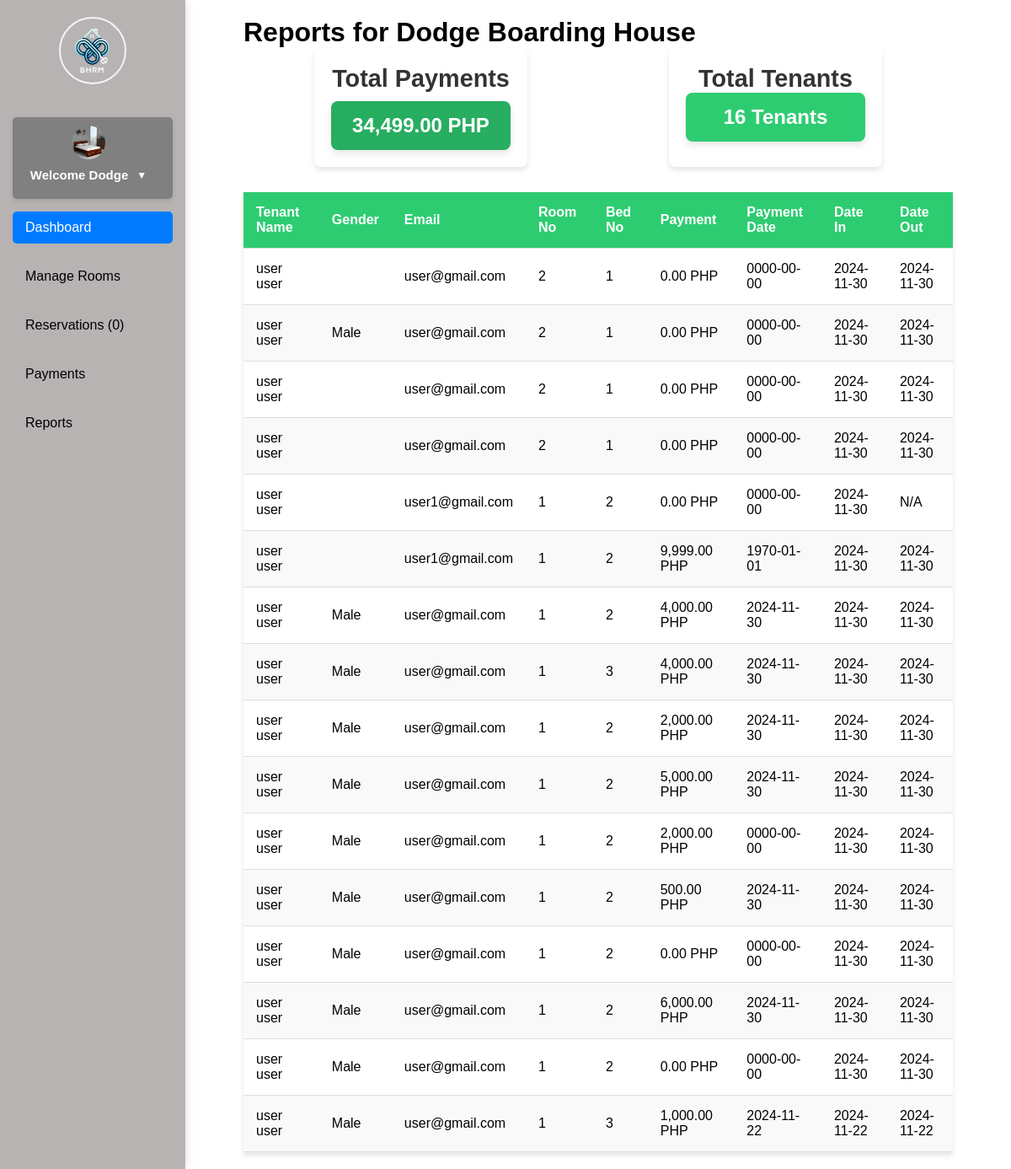
Screenshot of /reports.php (signed in) with the database file from the repository.
### tables this page shows
CREATE TABLE `users` (
  `id` int(11) NOT NULL,
  `image` varchar(255) NOT NULL,
  `fname` varchar(50) NOT NULL,
  `lname` varchar(50) NOT NULL,
  `uname` varchar(50) NOT NULL,
  `pass` varchar(50) NOT NULL,
  `role` varchar(50) NOT NULL,
  `hname` varchar(255) NOT NULL
);

CREATE TABLE `reports` (
  `id` int(255) NOT NULL,
  `fname` varchar(255) NOT NULL,
  `lname` varchar(255) NOT NULL,
  `gender` varchar(255) NOT NULL,
  `email` varchar(255) NOT NULL,
  `payment` int(255) NOT NULL,
  `pay_date` date DEFAULT NULL,
  `date_in` date DEFAULT NULL,
  `date_out` date DEFAULT NULL,
  `room_no` int(255) NOT NULL,
  `bed_no` int(255) NOT NULL,
  `hname` varchar(255) NOT NULL,
  `owner` varchar(255) NOT NULL
);

### reports.php (the view, shortened to what this page needs)
<?php
include('php/connection.php');
$hname = $_SESSION['hname'];
$totalPaymentsQuery = "SELECT SUM(payment) AS total_payments
                       FROM reports
                       WHERE hname = '$hname' AND pay_date IS NOT NULL";
$totalPaymentsResult = mysqli_query($conn, $totalPaymentsQuery);
$totalPayments = mysqli_fetch_assoc($totalPaymentsResult)['total_payments'];
$totalTenantsQuery = "SELECT COUNT(*) AS total_tenants
                      FROM reports
                      WHERE hname = '$hname'";
$totalTenantsResult = mysqli_query($conn, $totalTenantsQuery);
$totalTenants = mysqli_fetch_assoc($totalTenantsResult)['total_tenants'];
$reportQuery = "SELECT * FROM reports WHERE hname = '$hname' ORDER BY date_in DESC";
$reportResult = mysqli_query($conn, $reportQuery);
?>
<!DOCTYPE html>
<html lang="en">
<head>
</head>
<body>
    <?php include 'navigationbar.php'; ?>
    <div class="container">
        <h1>Reports for <?php echo $hname; ?></h1>
        <div class="summary">
            <div class="card">
                <h3>Total Payments</h3>
                <p class="total-amount"><?php echo number_format($totalPayments, 2); ?> PHP</p>
            </div>
            <div class="card">
                <h3>Total Tenants</h3>
                <p><?php echo $totalTenants; ?> Tenants</p>
            </div>
        </div>
        <table class="report-table">
            <thead>
                <tr>
                    <th>Tenant Name</th>
                    <th>Gender</th>
                    <th>Email</th>
                    <th>Room No</th>
                    <th>Bed No</th>
                    <th>Payment</th>
                    <th>Payment Date</th>
                    <th>Date In</th>
                    <th>Date Out</th>
                </tr>
            </thead>
            <tbody>
                <?php while ($report = mysqli_fetch_assoc($reportResult)) { ?>
                    <tr>
                        <td><?php echo $report['fname'] . ' ' . $report['lname']; ?></td>
                        <td><?php echo $report['gender']; ?></td>
                        <td><?php echo $report['email']; ?></td>
                        <td><?php echo $report['room_no']; ?></td>
                        <td><?php echo $report['bed_no']; ?></td>
                        <td><?php echo number_format($report['payment'], 2); ?> PHP</td>
                        <td><?php echo $report['pay_date'] ?: 'N/A'; ?></td>
                        <td><?php echo $report['date_in']; ?></td>
                        <td><?php echo $report['date_out'] ?: 'N/A'; ?></td>
                    </tr>
                <?php } ?>
            </tbody>
        </table>
    </div>
</body>
</html>

### navigationbar.php (shortened to what this page needs)
<!DOCTYPE html>
<html lang="en">
<head>
</head>
<body>
    <?php
        if(!empty($_SESSION['uname'])){
            $uname = $_SESSION['uname'];
            $query = "select * from users where uname = '$uname'";
            $result = mysqli_query($conn, $query);
            $fetch = mysqli_fetch_assoc($result);
        }
        $hname = $_SESSION['hname'];
        $query = "SELECT COUNT(*) AS new_reservations FROM reservation WHERE hname = '$hname' AND res_stat = 'Pending'";
        $result = mysqli_query($conn, $query);
        $row = mysqli_fetch_assoc($result);
        $newReservations = $row['new_reservations'];
    ?>
<!DOCTYPE html>
<html lang="en">
<head>
</head>
<body>
    <nav class="navbar">
        <a class="navbar-brand" href="#">
            <img src="/bhrm-main/images/logo.png" alt="Logo">
        </a>
        <ul class="nav-links">
            <div class="li-background">
                <li class="dropdown">
                    <img src="<?php echo $fetch['image']?>" alt="Profile">
                </li>
                <li class="dropdown">
                    <div class="dropdown-toggle">
                        <span class="username"> Welcome <?php echo $fetch['fname']; ?></span>
                        <span>▼</span>
                    </div>
                </li>
            </div>
            <li><a class="nav-link active" href="dashboard.php">Dashboard</a></li>
            <li><a class="nav-link" href="manageroom.php">Manage Rooms</a></li>
            <li><a class="nav-link" href="managereservation.php">Reservations  (<?php echo $newReservations; ?>) </span></a></li>
            <li><a class="nav-link" href="payment.php">Payments</a></li>
            <li><a class="nav-link" href="reports.php">Reports</a></li>
        </ul>
    </nav>
</body>
</html>

### reports.php (style rules this page uses)
* { margin: 0; padding: 0; box-sizing: border-box; font-family: sans-serif; }
body { margin: 0; font-family: Arial, sans-serif; margin-left: 220px; }
.container { width: 90%; max-width: 1200px; margin: 0 auto; padding: 20px; }
.summary { display: flex; justify-content: space-around; margin-bottom: 30px; }
.card { background-color: #fff; padding: 20px; border-radius: 8px; box-shadow: 0 4px 6px rgba(0, 0, 0, 0.1); text-align: center; width: 30%; transition: transform 0.3s ease-in-out; }
.card h3 { font-size: 1.8em; color: #333; font-weight: bold; }
.card .total-amount { font-size: 2em; font-weight: bold; color: #fff; background-color: #2ecc71; padding: 10px; border-radius: 8px; margin-top: 10px; box-shadow: 0 4px 6px rgba(0, 0, 0, 0.1); }
.card p { font-size: 1.2em; font-weight: bold; color: #2ecc71; }
.card .total-amount, .card p { font-size: 1.5em; font-weight: bold; color: #fff; background-color: #2ecc71; padding: 15px; border-radius: 8px; box-shadow: 0 4px 8px rgba(0, 0, 0, 0.1); transition: transform 0.3s ease-in-out; }
.card .total-amount { background-color: #27ae60; }
.card .total-amount, .card p { opacity: 0; transform: translateY(20px); animation: fadeInUp 0.8s forwards; }
.report-table { width: 100%; border-collapse: collapse; margin-top: 20px; background-color: #fff; box-shadow: 0 4px 6px rgba(0, 0, 0, 0.1); }
.report-table th, .report-table td { padding: 15px; text-align: left; border-bottom: 1px solid #ddd; }
.report-table th { background-color: #2ecc71; color: #fff; }
.report-table tr:nth-child(even) { background-color: #f9f9f9; }
.report-table td { font-size: 1em; }

### navigationbar.php (style rules this page uses)
.navbar { position: fixed; top: 0; left: 0; height: 100%; width: 220px; background-color: #b7b3b3; padding: 20px 15px; display: flex; flex-direction: column; box-shadow: 2px 0 10px rgba(0, 0, 0, 0.1); z-index: 1000; }
.navbar-brand { text-align: center; margin-bottom: 20px; }
.navbar-brand img { width: 80px; height: 80px; border-radius: 50%; border: 2px solid #f4f4f4; transition: transform 0.3s ease; }
.nav-links { list-style: none; padding: 0; margin: 10px 0; display: flex; flex-direction: column; align-items: left; justify-content: center; gap: 10px; }
.nav-links li { margin-bottom: 10px; }
.nav-link { color: black; text-decoration: none; font-size: 16px; padding: 10px 15px; display: block; border-radius: 5px; transition: background-color 0.3s, color 0.3s; }
.nav-link:hover, .nav-link.active { background-color: #007bff; color: white; }
.dropdown { position: relative; display: flex; align-items: center; justify-content: center; }
.dropdown .username { font-weight: bold; font-size: 15px; }
.dropdown img { width: 40px; height: 40px; border-radius: 50%; cursor: pointer; margin-right: 10px; }
.li-background { background-color: gray; color: white; padding: 10px 15px; border-radius: 5px; margin: 5px 0; box-shadow: 0 2px 5px rgba(0, 0, 0, 0.1); font-size: 16px; transition: background-color 0.3s, color 0.3s; position: relative; }
.dropdown-toggle { display: flex; align-items: center; cursor: pointer; justify-content: space-between; }
.dropdown-toggle span { margin-left: auto; font-size: 12px; margin-right: 10px; }

### rows the page displays
users: image (picture), fname "Dodge"
reports: fname "user", lname "user", email "user@gmail.com", room_no "2", bed_no "1", payment "0.00", pay_date "0000-00-00", date_in "2024-11-30", date_out "2024-11-30"
reports: fname "user", lname "user", gender "Male", email "user@gmail.com", room_no "2", bed_no "1", payment "0.00", pay_date "0000-00-00", date_in "2024-11-30", date_out "2024-11-30"
reports: fname "user", lname "user", email "user@gmail.com", room_no "2", bed_no "1", payment "0.00", pay_date "0000-00-00", date_in "2024-11-30", date_out "2024-11-30"
reports: fname "user", lname "user", email "user@gmail.com", room_no "2", bed_no "1", payment "0.00", pay_date "0000-00-00", date_in "2024-11-30", date_out "2024-11-30"
reports: fname "user", lname "user", email "user1@gmail.com", room_no "1", bed_no "2", payment "0.00", pay_date "0000-00-00", date_in "2024-11-30", date_out "N/A"
reports: fname "user", lname "user", email "user1@gmail.com", room_no "1", bed_no "2", payment "9,999.00", pay_date "1970-01-01", date_in "2024-11-30", date_out "2024-11-30"
reports: fname "user", lname "user", gender "Male", email "user@gmail.com", room_no "1", bed_no "2", payment "4,000.00", pay_date "2024-11-30", date_in "2024-11-30", date_out "2024-11-30"
reports: fname "user", lname "user", gender "Male", email "user@gmail.com", room_no "1", bed_no "3", payment "4,000.00", pay_date "2024-11-30", date_in "2024-11-30", date_out "2024-11-30"
reports: fname "user", lname "user", gender "Male", email "user@gmail.com", room_no "1", bed_no "2", payment "2,000.00", pay_date "2024-11-30", date_in "2024-11-30", date_out "2024-11-30"
reports: fname "user", lname "user", gender "Male", email "user@gmail.com", room_no "1", bed_no "2", payment "5,000.00", pay_date "2024-11-30", date_in "2024-11-30", date_out "2024-11-30"
reports: fname "user", lname "user", gender "Male", email "user@gmail.com", room_no "1", bed_no "2", payment "2,000.00", pay_date "0000-00-00", date_in "2024-11-30", date_out "2024-11-30"
reports: fname "user", lname "user", gender "Male", email "user@gmail.com", room_no "1", bed_no "2", payment "500.00", pay_date "2024-11-30", date_in "2024-11-30", date_out "2024-11-30"
reports: fname "user", lname "user", gender "Male", email "user@gmail.com", room_no "1", bed_no "2", payment "0.00", pay_date "0000-00-00", date_in "2024-11-30", date_out "2024-11-30"
reports: fname "user", lname "user", gender "Male", email "user@gmail.com", room_no "1", bed_no "2", payment "6,000.00", pay_date "2024-11-30", date_in "2024-11-30", date_out "2024-11-30"
reports: fname "user", lname "user", gender "Male", email "user@gmail.com", room_no "1", bed_no "2", payment "0.00", pay_date "0000-00-00", date_in "2024-11-30", date_out "2024-11-30"
reports: fname "user", lname "user", gender "Male", email "user@gmail.com", room_no "1", bed_no "3", payment "1,000.00", pay_date "2024-11-22", date_in "2024-11-22", date_out "2024-11-22"

### other values shown
$newReservations "0"
$hname "Dodge Boarding House"
$totalPayments "34,499.00"
$totalTenants "16"
